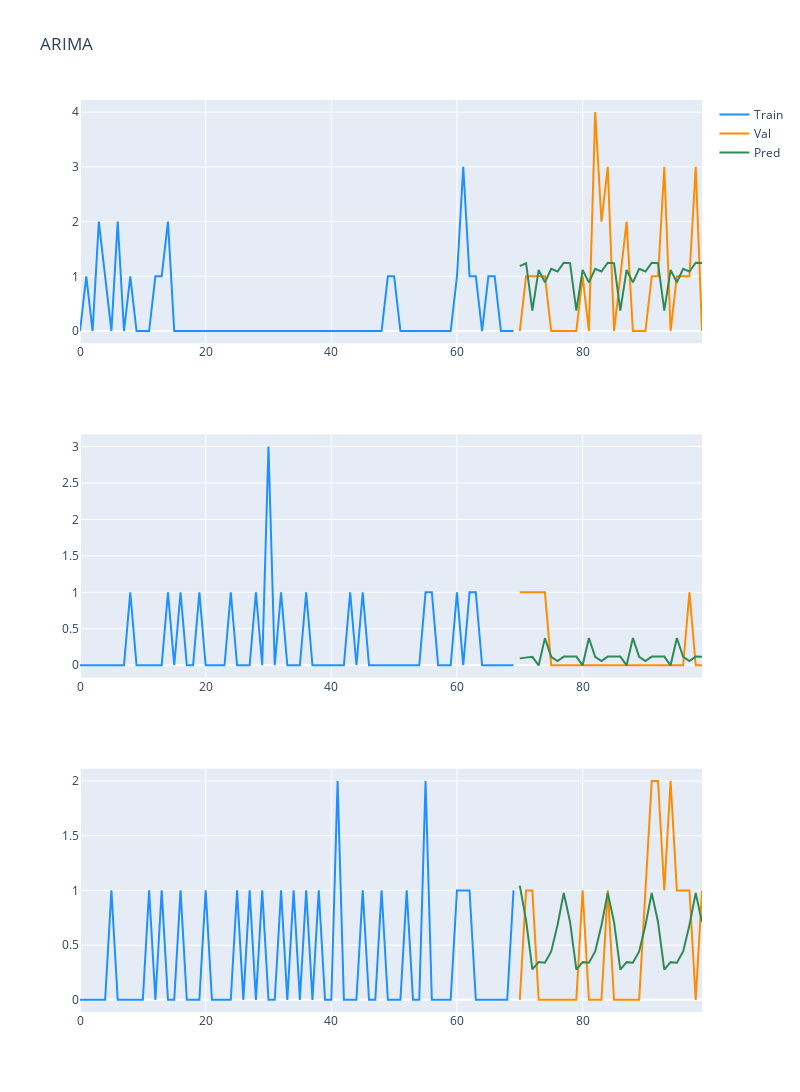

Notebook cell for this chart:
### Code cell
pred_1 = predictions[0]
pred_2 = predictions[1]
pred_3 = predictions[2]

fig = make_subplots(rows=3, cols=1)

fig.add_trace(
    go.Scatter(x=np.arange(70), mode='lines', y=train_dataset.loc[0].values, marker=dict(color="dodgerblue"),
               name="Train"),
    row=1, col=1
)

fig.add_trace(
    go.Scatter(x=np.arange(70, 100), y=val_dataset.loc[0].values, mode='lines', marker=dict(color="darkorange"),
               name="Val"),
    row=1, col=1
)

fig.add_trace(
    go.Scatter(x=np.arange(70, 100), y=pred_1, mode='lines', marker=dict(color="seagreen"),
               name="Pred"),
    row=1, col=1
)

fig.add_trace(
    go.Scatter(x=np.arange(70), mode='lines', y=train_dataset.loc[1].values, marker=dict(color="dodgerblue"), showlegend=False),
    row=2, col=1
)

fig.add_trace(
    go.Scatter(x=np.arange(70, 100), y=val_dataset.loc[1].values, mode='lines', marker=dict(color="darkorange"), showlegend=False),
    row=2, col=1
)

fig.add_trace(
    go.Scatter(x=np.arange(70, 100), y=pred_2, mode='lines', marker=dict(color="seagreen"), showlegend=False,
               name="Denoised signal"),
    row=2, col=1
)

fig.add_trace(
    go.Scatter(x=np.arange(70), mode='lines', y=train_dataset.loc[2].values, marker=dict(color="dodgerblue"), showlegend=False),
    row=3, col=1
)

fig.add_trace(
    go.Scatter(x=np.arange(70, 100), y=val_dataset.loc[2].values, mode='lines', marker=dict(color="darkorange"), showlegend=False),
    row=3, col=1
)

fig.add_trace(
    go.Scatter(x=np.arange(70, 100), y=pred_3, mode='lines', marker=dict(color="seagreen"), showlegend=False,
               name="Denoised signal"),
    row=3, col=1
)

fig.update_layout(height=1200, width=800, title_text="ARIMA")
fig.show()

### Figure 1 — Plotly figure (JSON) as saved in the notebook; plotly's stock layout.template omitted (floating-point values rounded to 4 significant figures; data arrays with more than 128 entries replaced by an {"elided": "..."} marker saying what was removed)
{"data": [{"marker": {"color": "dodgerblue"}, "mode": "lines", "name": "Train", "type": "scatter", "x": [0, 1, 2, 3, 4, 5, 6, 7, 8, 9, 10, 11, 12, 13, 14, 15, 16, 17, 18, 19, 20, 21, 22, 23, 24, 25, 26, 27, 28, 29, 30, 31, 32, 33, 34, 35, 36, 37, 38, 39, 40, 41, 42, 43, 44, 45, 46, 47, 48, 49, 50, 51, 52, 53, 54, 55, 56, 57, 58, 59, 60, 61, 62, 63, 64, 65, 66, 67, 68, 69], "xaxis": "x", "y": {"elided": "370 int values"}, "yaxis": "y"}, {"marker": {"color": "darkorange"}, "mode": "lines", "name": "Val", "type": "scatter", "x": [70, 71, 72, 73, 74, 75, 76, 77, 78, 79, 80, 81, 82, 83, 84, 85, 86, 87, 88, 89, 90, 91, 92, 93, 94, 95, 96, 97, 98, 99], "xaxis": "x", "y": [0, 1, 1, 1, 1, 0, 0, 0, 0, 0, 1, 0, 4, 2, 3, 0, 1, 2, 0, 0, 0, 1, 1, 3, 0, 1, 1, 1, 3, 0, 1, 1, 0, 0, 0, 2, 0, 3, 5, 0, 0, 1, 1, 0, 2, 1, 2, 2, 1, 0, 2, 4, 0, 0, 0, 0, 3, 3, 0, 1], "yaxis": "y"}, {"marker": {"color": "seagreen"}, "mode": "lines", "name": "Pred", "type": "scatter", "x": [70, 71, 72, 73, 74, 75, 76, 77, 78, 79, 80, 81, 82, 83, 84, 85, 86, 87, 88, 89, 90, 91, 92, 93, 94, 95, 96, 97, 98, 99], "xaxis": "x", "y": [1.186, 1.238, 0.3721, 1.116, 0.889, 1.138, 1.087, 1.248, 1.241, 0.3723, 1.116, 0.889, 1.138, 1.087, 1.248, 1.241, 0.3723, 1.116, 0.889, 1.138, 1.087, 1.248, 1.241, 0.3723, 1.116, 0.889, 1.138, 1.087, 1.248, 1.241, 0.3723, 1.116, 0.889, 1.138, 1.087, 1.248, 1.241, 0.3723, 1.116, 0.889, 1.138, 1.087, 1.248, 1.241, 0.3723, 1.116, 0.889, 1.138, 1.087, 1.248, 1.241, 0.3723, 1.116, 0.889, 1.138, 1.087, 1.248, 1.241, 0.3723, 1.116], "yaxis": "y"}, {"marker": {"color": "dodgerblue"}, "mode": "lines", "showlegend": false, "type": "scatter", "x": [0, 1, 2, 3, 4, 5, 6, 7, 8, 9, 10, 11, 12, 13, 14, 15, 16, 17, 18, 19, 20, 21, 22, 23, 24, 25, 26, 27, 28, 29, 30, 31, 32, 33, 34, 35, 36, 37, 38, 39, 40, 41, 42, 43, 44, 45, 46, 47, 48, 49, 50, 51, 52, 53, 54, 55, 56, 57, 58, 59, 60, 61, 62, 63, 64, 65, 66, 67, 68, 69], "xaxis": "x2", "y": {"elided": "370 int values"}, "yaxis": "y2"}, {"marker": {"color": "darkorange"}, "mode": "lines", "showlegend": false, "type": "scatter", "x": [70, 71, 72, 73, 74, 75, 76, 77, 78, 79, 80, 81, 82, 83, 84, 85, 86, 87, 88, 89, 90, 91, 92, 93, 94, 95, 96, 97, 98, 99], "xaxis": "x2", "y": [1, 1, 1, 1, 1, 0, 0, 0, 0, 0, 0, 0, 0, 0, 0, 0, 0, 0, 0, 0, 0, 0, 0, 0, 0, 0, 0, 1, 0, 0, 0, 0, 0, 1, 0, 0, 0, 0, 0, 0, 0, 1, 0, 0, 0, 0, 0, 0, 0, 0, 0, 1, 2, 1, 1, 0, 0, 0, 0, 0], "yaxis": "y2"}, {"marker": {"color": "seagreen"}, "mode": "lines", "name": "Denoised signal", "showlegend": false, "type": "scatter", "x": [70, 71, 72, 73, 74, 75, 76, 77, 78, 79, 80, 81, 82, 83, 84, 85, 86, 87, 88, 89, 90, 91, 92, 93, 94, 95, 96, 97, 98, 99], "xaxis": "x2", "y": [0.09406, 0.1053, 0.1148, -0.002811, 0.3723, 0.115, 0.05827, 0.1183, 0.1155, 0.119, -0.001055, 0.373, 0.1153, 0.0584, 0.1184, 0.1155, 0.119, -0.001052, 0.373, 0.1153, 0.0584, 0.1184, 0.1155, 0.119, -0.001052, 0.373, 0.1153, 0.0584, 0.1184, 0.1155, 0.119, -0.001052, 0.373, 0.1153, 0.0584, 0.1184, 0.1155, 0.119, -0.001052, 0.373, 0.1153, 0.0584, 0.1184, 0.1155, 0.119, -0.001052, 0.373, 0.1153, 0.0584, 0.1184, 0.1155, 0.119, -0.001052, 0.373, 0.1153, 0.0584, 0.1184, 0.1155, 0.119, -0.001052], "yaxis": "y2"}, {"marker": {"color": "dodgerblue"}, "mode": "lines", "showlegend": false, "type": "scatter", "x": [0, 1, 2, 3, 4, 5, 6, 7, 8, 9, 10, 11, 12, 13, 14, 15, 16, 17, 18, 19, 20, 21, 22, 23, 24, 25, 26, 27, 28, 29, 30, 31, 32, 33, 34, 35, 36, 37, 38, 39, 40, 41, 42, 43, 44, 45, 46, 47, 48, 49, 50, 51, 52, 53, 54, 55, 56, 57, 58, 59, 60, 61, 62, 63, 64, 65, 66, 67, 68, 69], "xaxis": "x3", "y": {"elided": "370 int values"}, "yaxis": "y3"}, {"marker": {"color": "darkorange"}, "mode": "lines", "showlegend": false, "type": "scatter", "x": [70, 71, 72, 73, 74, 75, 76, 77, 78, 79, 80, 81, 82, 83, 84, 85, 86, 87, 88, 89, 90, 91, 92, 93, 94, 95, 96, 97, 98, 99], "xaxis": "x3", "y": [0, 1, 1, 0, 0, 0, 0, 0, 0, 0, 1, 0, 0, 0, 1, 0, 0, 0, 0, 0, 1, 2, 2, 1, 2, 1, 1, 1, 0, 1, 1, 1, 0, 0, 1, 1, 0, 2, 1, 0, 0, 0, 0, 2, 1, 3, 0, 0, 1, 0, 1, 0, 2, 0, 0, 0, 2, 3, 0, 1], "yaxis": "y3"}, {"marker": {"color": "seagreen"}, "mode": "lines", "name": "Denoised signal", "showlegend": false, "type": "scatter", "x": [70, 71, 72, 73, 74, 75, 76, 77, 78, 79, 80, 81, 82, 83, 84, 85, 86, 87, 88, 89, 90, 91, 92, 93, 94, 95, 96, 97, 98, 99], "xaxis": "x3", "y": [1.044, 0.7259, 0.2795, 0.3449, 0.3392, 0.4427, 0.6816, 0.9765, 0.7118, 0.2765, 0.3443, 0.339, 0.4427, 0.6816, 0.9765, 0.7118, 0.2765, 0.3443, 0.339, 0.4427, 0.6816, 0.9765, 0.7118, 0.2765, 0.3443, 0.339, 0.4427, 0.6816, 0.9765, 0.7118, 0.2765, 0.3443, 0.339, 0.4427, 0.6816, 0.9765, 0.7118, 0.2765, 0.3443, 0.339, 0.4427, 0.6816, 0.9765, 0.7118, 0.2765, 0.3443, 0.339, 0.4427, 0.6816, 0.9765, 0.7118, 0.2765, 0.3443, 0.339, 0.4427, 0.6816, 0.9765, 0.7118, 0.2765, 0.3443], "yaxis": "y3"}], "layout": {"height": 1200, "title": {"text": "ARIMA"}, "width": 800, "xaxis": {"anchor": "y", "domain": [0, 1]}, "xaxis2": {"anchor": "y2", "domain": [0, 1]}, "xaxis3": {"anchor": "y3", "domain": [0, 1]}, "yaxis": {"anchor": "x", "domain": [0.7333, 1]}, "yaxis2": {"anchor": "x2", "domain": [0.3667, 0.6333]}, "yaxis3": {"anchor": "x3", "domain": [0, 0.2667]}}}
